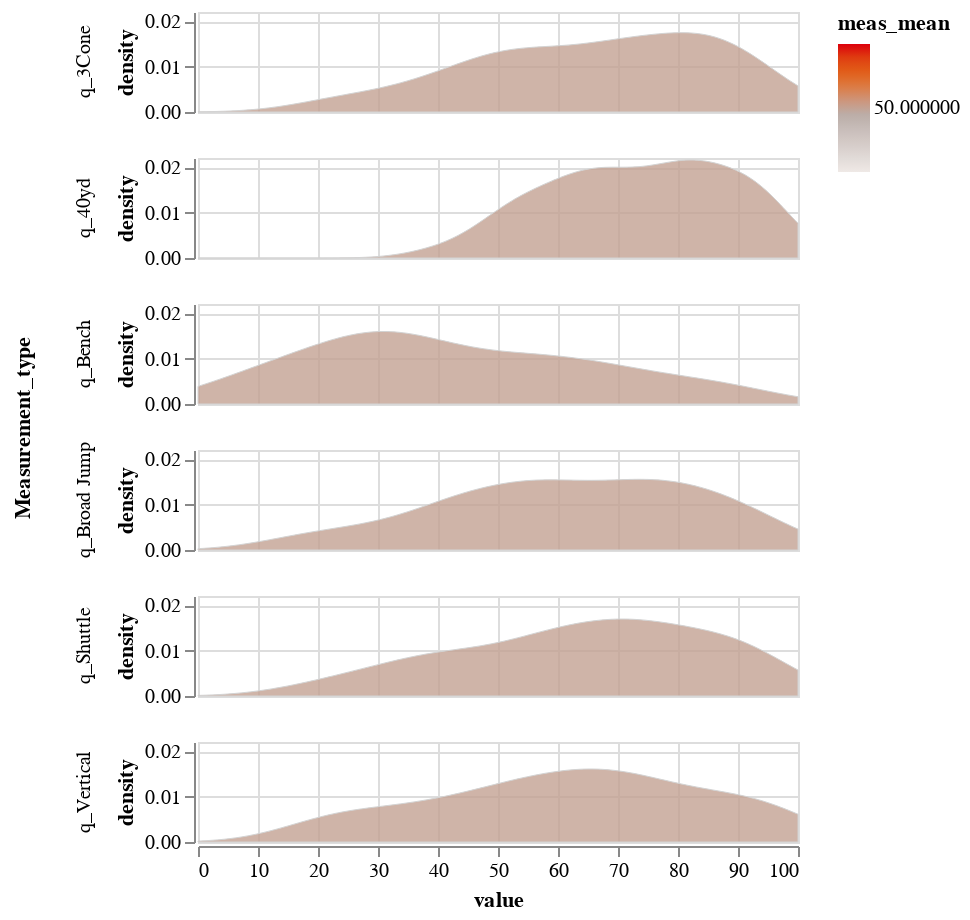

This figure's notebook cell:
### Markdown cell above
dropping na's is essential here. it doesn't automatically drop them, so they end up getting treated as 0 for the density plot. that still doesn't fix the wrong color problem.

### Code cell
source = quantile_data.dropna()#fillna(45.5)

scale = alt.Scale(scheme='lightgreyred')#, domainMid=50, bins=[0, 20, 40,60,80,100])#, domainMid=50)

#.transform_joinaggregate(
#    mean_value='mean(value)', groupby=['level_0']
#)

alt.Chart(source
).transform_fold(
    list(quantile_cols),
    as_ = ['Measurement_type', 'value']
).transform_density(
    density='value',
    groupby=['Measurement_type'],
    #counts=True,
    extent= [0, 100]
).transform_joinaggregate(
    groupby=['Measurement_type'],
    meas_mean='mean(value)',
    meas_count='count(value)',
    meas_sum='sum(value)'
).mark_area(
    interpolate='monotone',
    fillOpacity=0.8,
    stroke='lightgray',
    strokeWidth=0.5
).encode(
    alt.X('value:Q'),
    alt.Y('density:Q'),
    alt.Fill('meas_mean:Q', scale=scale),
    alt.Row('Measurement_type:N')
).encode(
    tooltip=["meas_mean:Q", "meas_count:Q", "meas_sum:Q"]
).properties(width=300, height=50)

### Figure 1 — Vega-Lite specification as saved in the notebook (floating-point values rounded to 4 significant figures; data arrays with more than 128 entries replaced by an {"elided": "..."} marker saying what was removed)
{"config": {"view": {"continuousWidth": 400, "continuousHeight": 300}}, "data": {"name": "data-983305e2cdcea4f9c6b1985384b4390a"}, "mark": {"type": "area", "fillOpacity": 0.8, "interpolate": "monotone", "stroke": "lightgray", "strokeWidth": 0.5}, "encoding": {"fill": {"field": "meas_mean", "scale": {"scheme": "lightgreyred"}, "type": "quantitative"}, "row": {"field": "Measurement_type", "type": "nominal"}, "tooltip": [{"field": "meas_mean", "type": "quantitative"}, {"field": "meas_count", "type": "quantitative"}, {"field": "meas_sum", "type": "quantitative"}], "x": {"field": "value", "type": "quantitative"}, "y": {"field": "density", "type": "quantitative"}}, "height": 50, "transform": [{"fold": ["q_3Cone", "q_40yd", "q_Bench", "q_Broad Jump", "q_Shuttle", "q_Vertical"], "as": ["Measurement_type", "value"]}, {"density": "value", "extent": [0, 100], "groupby": ["Measurement_type"]}, {"joinaggregate": [{"op": "mean", "field": "value", "as": "meas_mean"}, {"op": "count", "field": "value", "as": "meas_count"}, {"op": "sum", "field": "value", "as": "meas_sum"}], "groupby": ["Measurement_type"]}], "width": 300, "$schema": "https://vega.github.io/schema/vega-lite/v4.17.0.json", "datasets": {"data-983305e2cdcea4f9c6b1985384b4390a": {"elided": "163 records"}}}
